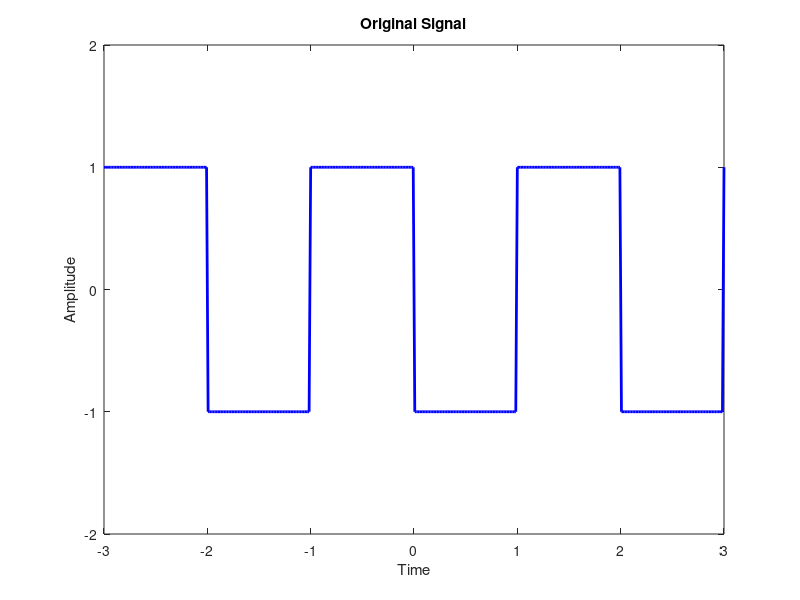
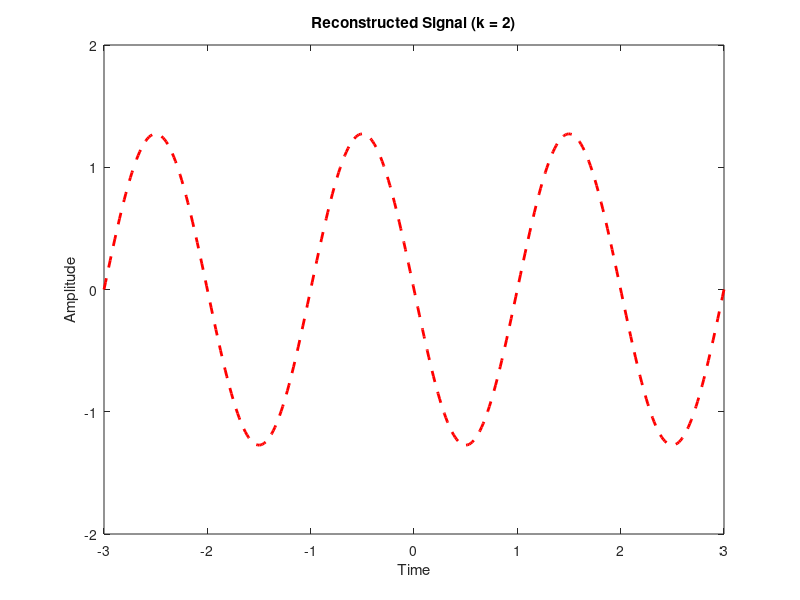
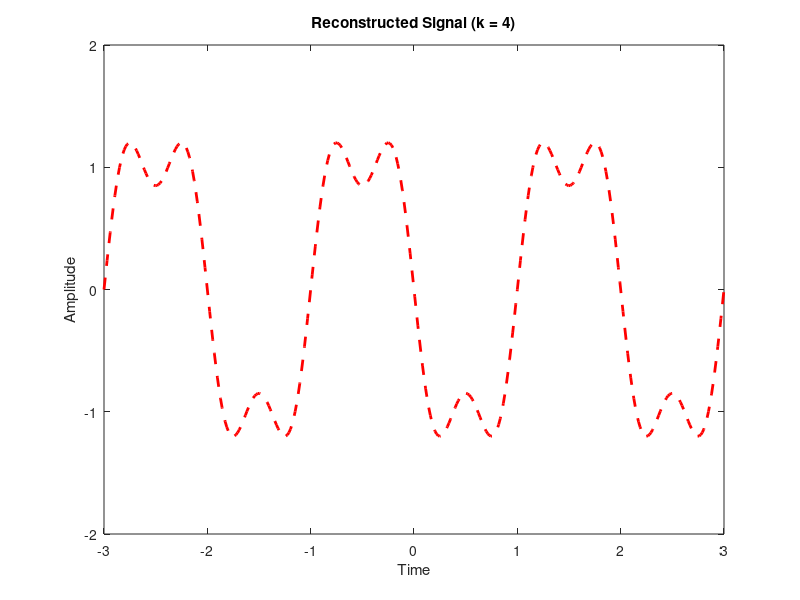
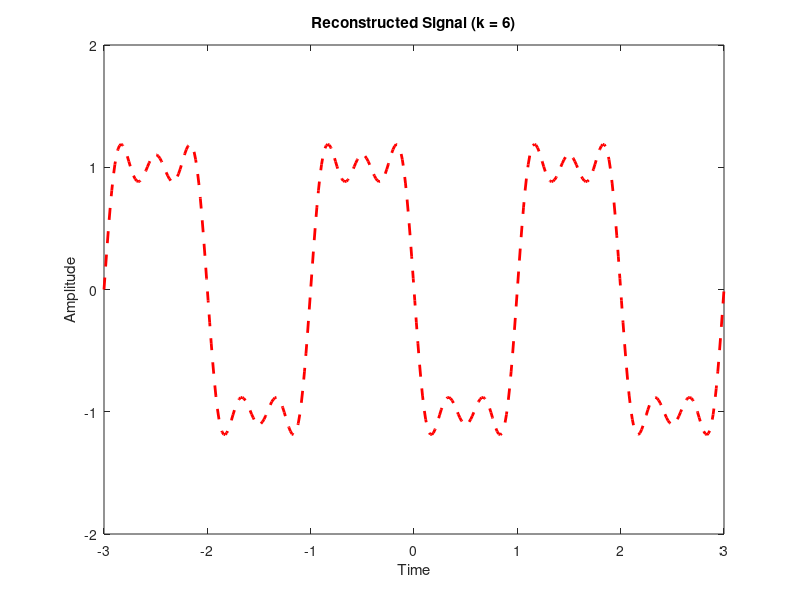

These figures' MATLAB source, in order:
x = @(t) -1*(t>=0 & t<1) + 1*(t>=1 & t<2);

% Plot original signal
figure;
t = linspace(-3, 3, 400);
T0 = 2;
plot(t, x(mod(t,T0)), 'b-', 'LineWidth', 2);
title('Original Signal');
xlabel('Time');
ylabel('Amplitude');
ylim([-2, 2]);

for kmax = 2:2:12
    k_values = 1:kmax;
    
    
    x_reconstructed = zeros(size(t));
    a0 = integral(@(t) x(t), 0, T0) / T0;
    x_reconstructed = x_reconstructed + a0;
    for idx = 1:length(k_values)
        k = k_values(idx);
    
        an = integral(@(t) x(t) .* exp(-1i * 2*t* pi * k / T0),0,T0) / T0;
        bn = integral(@(t) x(t) .* exp(-1i * 2*t* pi * -k / T0),0,T0) / T0;
        x_reconstructed = x_reconstructed + an * exp(1i * 2* pi*t * k / T0) + bn * exp(1i * 2* pi*t * -k / T0);
    end
    
    % Plot reconstructed signal in a new figure for each iteration
    figure;
    plot(t, real(x_reconstructed), 'r--', 'LineWidth', 2);
    title(['Reconstructed Signal (k = ', num2str(kmax), ')']);
    xlabel('Time');
    ylabel('Amplitude');
    ylim([-2, 2]);
end
